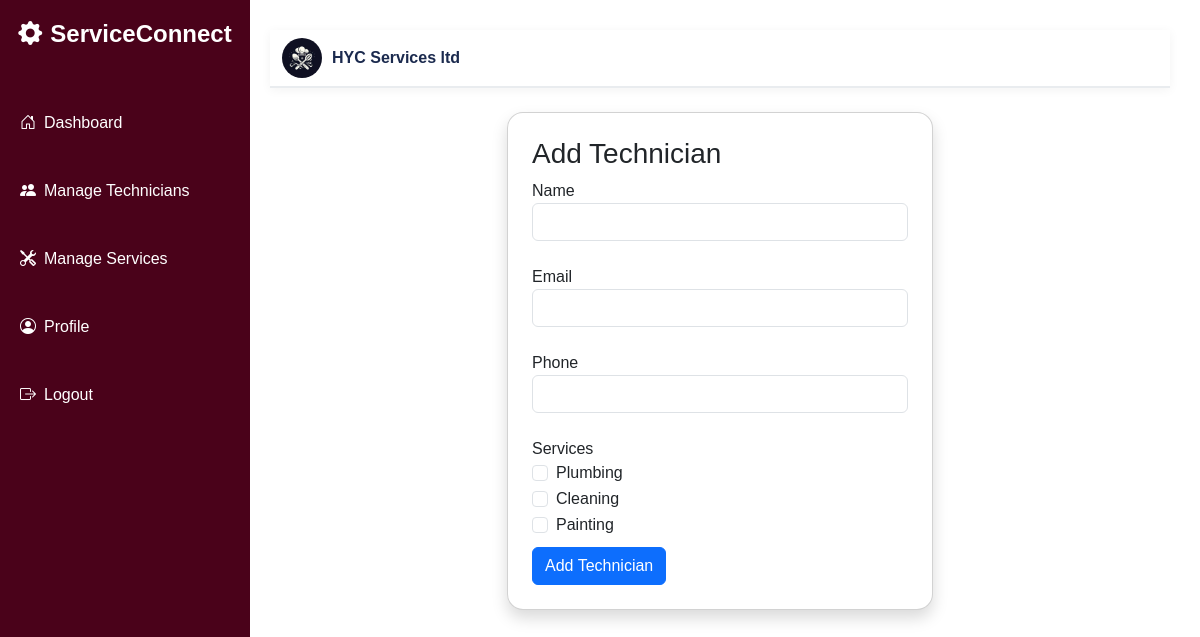
The page /add_technician/ (signed in) on the database its author committed.
### service/models.py (models this page shows, shortened)
class CustomUser(AbstractUser):
    ROLE_CHOICES = (
        ('customer', 'Customer'),
        ('company', 'Company'),
        ('technician', 'Technician'),
    )
    role = models.CharField(max_length=20, choices=ROLE_CHOICES)

class CompanyProfile(models.Model):
    user = models.OneToOneField(settings.AUTH_USER_MODEL, on_delete=models.CASCADE, related_name='company_profile')
    company_name = models.CharField(max_length=100)
    phone = models.CharField(max_length=15)
    address = models.TextField()
    logo = models.ImageField(upload_to='company_logo/', blank=True, null=True)

class ServiceType(models.Model):
    company = models.ForeignKey(CompanyProfile, on_delete=models.CASCADE, related_name='services')
    name = models.CharField(max_length=100)
    description = models.TextField(blank=True)
    base_price = models.DecimalField(max_digits=10, decimal_places=2, default=0.00)
    image = models.ImageField(upload_to='service_images/', blank=True, null=True)

### service/views.py (the view)
# urls.py: path('add_technician/',views.technician_add,name='add_technician'),
@login_required
def technician_add(request):
    company = request.user.company_profile
    services = ServiceType.objects.filter(company=company)
    service_choices = [(s.id, s.name) for s in services]
    if request.method == 'POST':
        form = TechnicianForm(request.POST)
        form.fields['service_types'].queryset = ServiceType.objects.filter(company=company)
        if form.is_valid():
            email = form.cleaned_data['email']
            name = form.cleaned_data['name']
            phone = form.cleaned_data['phone']
            service_types = form.cleaned_data['service_types']
            username = generate_username(email, company.company_name)
            password = generate_password()
            user = User.objects.create_user(
                username=username,
                email=email,
                password=password,
                role='technician'
            )
            technician = form.save(commit=False)
            technician.user = user
            technician.name = name
            technician.company = company
            technician.save()
            technician.service_types.set(service_types)
            try:
                subject = f"Welcome to {company.company_name} as a Technician!"
                message = (
                    f"Dear {technician.name},\n\n"
                    f"Welcome to {company.company_name}!\n\n"
                    f"We’re excited to have you on board as one of our valued technicians. "
                    f"Your account has been successfully created in our system.\n\n"
                    f"Here are your login details:\n"
                    f"Username: {username}\n"
                    f"Password: {password}\n\n"
                    f"You can log in to your account using the link below:\n"
                    f"http://127.0.0.1:8000/login/\n\n"
                    f"Best regards,\n"
                    f"{company.company_name} \n"
                )
                send_mail(
                    subject,
                    message,
                    settings.EMAIL_HOST_USER,
                    [email],
                    fail_silently=False,
                )
                messages.success(request, "Technician added and credentials sent by email.")
            except Exception as e:
                messages.warning(request, f"Technician added but email could not be sent")
            return redirect('technician_list')
    else:
        form = TechnicianForm()
        form.fields['service_types'].queryset = ServiceType.objects.filter(company=company)
    return render(request, 'technician_form.html', {'form': form,'service_choices':service_choices})

### service/forms.py
class TechnicianForm(forms.ModelForm):
    email = forms.EmailField(label='Technician Email', required=True)
    class Meta:
        model = TechnicianProfile
        fields = ['name','phone', 'service_types']
        widgets = {
            'service_types': forms.CheckboxSelectMultiple()
        }

### templates/technician_form.html (shortened to what this page needs)
{% extends 'company_base.html' %}
{% load crispy_forms_tags %}
{% block content %}
<div class="container mt-4 w-50">
    <div class="card shadow rounded-4 p-4">
        <h3>{% if form.instance.pk %}Edit Technician{% else %}Add Technician{% endif %}</h3>
        <form method="POST" autocomplete="off">
            <label>Name</label>
            <input type="text" name="name" class="form-control"required><br>
            <label>Email</label>
            <input type="email" name="email" class="form-control" required><br>
            <label>Phone</label>
            <input type="text" name="phone" class="form-control" required><br>
            <label>Services</label>
            {% for id, label in service_choices %}
            <div class="form-check">
                <input class="form-check-input" type="checkbox" name="service_types" value="{{ id }}">
                <label class="form-check-label">{{ label }}</label>
            </div>
            {% endfor %}
            <button type="submit" class="btn btn-primary mt-2">Add Technician</button>
        </form>
    </div>
</div>
{% endblock %}

### templates/company_base.html (shortened to what this page needs)
{% load static %}
<!DOCTYPE html>
<html lang="en">
<head>
    <link href="https://cdn.jsdelivr.net/npm/bootstrap@5.3.2/dist/css/bootstrap.min.css" rel="stylesheet">
    <link href="https://cdn.jsdelivr.net/npm/bootstrap-icons@1.11.1/font/bootstrap-icons.css" rel="stylesheet">
</head>
<body>
    <div class="sidebar">
        <h4><i class="bi bi-gear-fill me-2"></i>ServiceConnect</h4>
        <a href="{% url 'company_dashboard' %}"
            class="{% if request.resolver_match.url_name == 'company_dashboard' %}active{% endif %}">
            <i class="bi bi-house-door me-2"></i>Dashboard
        </a>
        <a href="{% url 'technician_list' %}">
            <i class="bi bi-people-fill me-2"></i>Manage Technicians
        </a>
        <a href="{% url 'service_view' %}">
            <i class="bi bi-tools me-2"></i>Manage Services
        </a>
        <a href="{% url 'profile_edit' %}">
            <i class="bi bi-person-circle me-2"></i>Profile
        </a>
        <a href="{% url 'logout' %}">
            <i class="bi bi-box-arrow-right me-2"></i>Logout
        </a>
    </div>
    <div class="main-content">
        <nav class="navbar navbar-custom mb-4">
            <div class="container d-flex justify-content-between">
                {% if request.user.company_profile %}
                <div class="navbar-company">
                    {% if request.user.company_profile.logo %}
                    <img src="{{ request.user.company_profile.logo.url }}" alt="Company Logo">
                    {% endif %}
                    <span>{{ request.user.company_profile.company_name }}</span>
                </div>
                {% endif %}
            </div>
        </nav>
        {% block content %}
        {% endblock %}
    </div>
</body>
</html>

### templates/company_base.html (style rules this page uses)
body { background-color: white; font-family: "Poppins", sans-serif; }
.sidebar { position: fixed; top: 0; left: 0; height: 100vh; width: 250px; background-color: rgb(74, 2, 26); color: white; padding-top: 20px; }
.sidebar h4 { text-align: center; margin-bottom: 50px; font-weight: bold; }
.sidebar a { display: block; margin-top: 20px; color: white; padding: 12px 20px; text-decoration: none; font-size: 16px; }
.main-content { margin-top: 0; margin-right: 0; margin-left: 240px; padding: 30px; }
.navbar-custom { background-color: white; box-shadow: 0px 2px 10px rgba(0, 0, 0, 0.05); border-bottom: 2px solid #e9ecef; }
.navbar-company { display: flex; align-items: center; gap: 10px; }
.navbar-company img { width: 40px; height: 40px; border-radius: 50%; object-fit: cover; }
.navbar-company span { font-weight: bolder; color: #1b2a4e; }

### rows shown on the page
CustomUser: user.company_profile.logo (picture), user.company_profile.company_name "HYC Services ltd"
ServiceType: service_choices "Plumbing"
ServiceType: service_choices "Cleaning"
ServiceType: service_choices "Painting"
